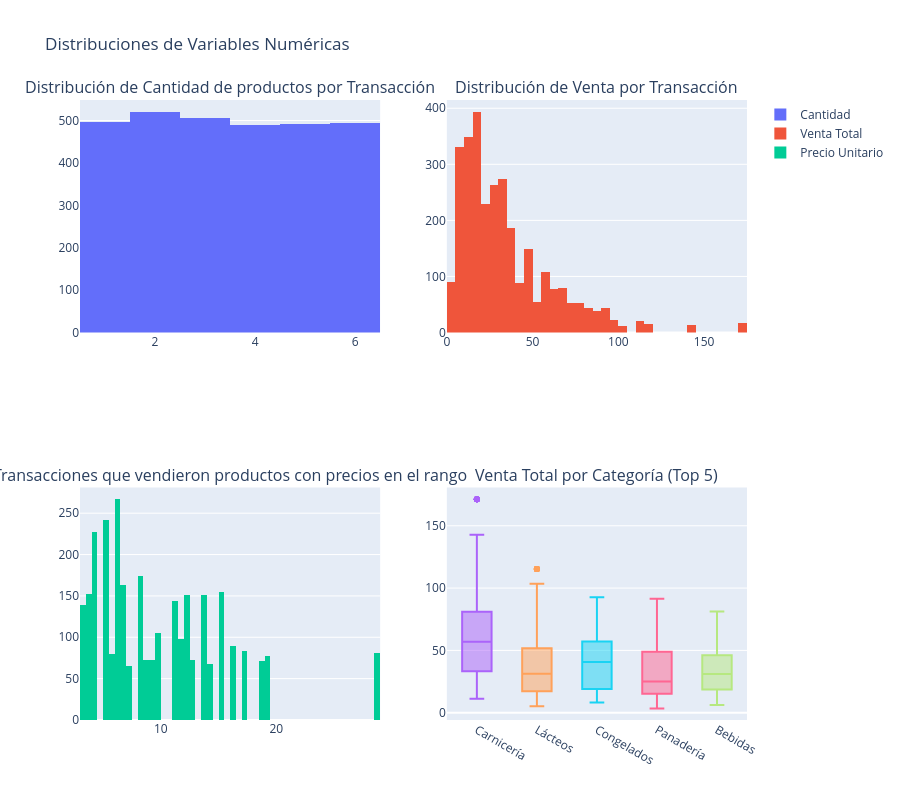

Source (notebook cell):
### Code cell
# DISTRIBUCIÓN DE VARIABLES NUMÉRICAS
# Subplots interactivos
fig = make_subplots(
    rows=2, cols=2,
    subplot_titles=('Distribución de Cantidad de productos por Transacción', 
                    'Distribución de Venta por Transacción',
                    'Distribución de Precios Unitarios',
                    'Venta Total por Categoría (Top 5)'),
    specs=[[{"type": "histogram"}, {"type": "histogram"}],
           [{"type": "histogram"}, {"type": "box"}]]
)

# Cantidad
fig.add_trace(go.Histogram(x=ventas_completo['Cantidad'], nbinsx=6, name='Cantidad'), row=1, col=1)

# Venta Total
fig.add_trace(go.Histogram(x=ventas_completo['Venta_Total'], name='Venta Total'), row=1, col=2)

# Precio Unitario
fig.add_trace(go.Histogram(x=ventas_completo['Precio_Unitario'], name='Precio Unitario'), row=2, col=1)

# Boxplot por categoría (top 5)
top_categorias = resumen_categoria.head(5)['Categoría'].tolist()
ventas_top_cat = ventas_completo[ventas_completo['Categoría'].isin(top_categorias)]

for categoria in top_categorias:
    data_cat = ventas_top_cat[ventas_top_cat['Categoría'] == categoria]['Venta_Total']
    fig.add_trace(go.Box(y=data_cat, name=categoria, showlegend=False), row=2, col=2)

fig.update_layout(height=800, title_text="Distribuciones de Variables Numéricas")
fig.show()

### Figure 1 — Plotly figure (JSON) as saved in the notebook; plotly's stock layout.template omitted (floating-point values rounded to 4 significant figures; data arrays with more than 128 entries replaced by an {"elided": "..."} marker saying what was removed)
{"data": [{"name": "Cantidad", "nbinsx": 6, "type": "histogram", "x": {"elided": "3000 int values"}, "xaxis": "x", "yaxis": "y"}, {"name": "Venta Total", "type": "histogram", "x": {"elided": "3000 float values"}, "xaxis": "x2", "yaxis": "y2"}, {"name": "Precio Unitario", "type": "histogram", "x": {"elided": "3000 float values"}, "xaxis": "x3", "yaxis": "y3"}, {"name": "Carnicería", "showlegend": false, "type": "box", "xaxis": "x4", "y": {"elided": "453 float values"}, "yaxis": "y4"}, {"name": "Lácteos", "showlegend": false, "type": "box", "xaxis": "x4", "y": {"elided": "404 float values"}, "yaxis": "y4"}, {"name": "Congelados", "showlegend": false, "type": "box", "xaxis": "x4", "y": {"elided": "358 float values"}, "yaxis": "y4"}, {"name": "Panadería", "showlegend": false, "type": "box", "xaxis": "x4", "y": {"elided": "369 float values"}, "yaxis": "y4"}, {"name": "Bebidas", "showlegend": false, "type": "box", "xaxis": "x4", "y": {"elided": "339 float values"}, "yaxis": "y4"}], "layout": {"annotations": [{"font": {"size": 16}, "showarrow": false, "text": "Distribución de Cantidad de productos por Transacción", "x": 0.225, "xanchor": "center", "xref": "paper", "y": 1, "yanchor": "bottom", "yref": "paper"}, {"font": {"size": 16}, "showarrow": false, "text": "Distribución de Venta por Transacción", "x": 0.775, "xanchor": "center", "xref": "paper", "y": 1, "yanchor": "bottom", "yref": "paper"}, {"font": {"size": 16}, "showarrow": false, "text": "Transacciones que vendieron productos con precios en el rango", "x": 0.225, "xanchor": "center", "xref": "paper", "y": 0.375, "yanchor": "bottom", "yref": "paper"}, {"font": {"size": 16}, "showarrow": false, "text": "Venta Total por Categoría (Top 5)", "x": 0.775, "xanchor": "center", "xref": "paper", "y": 0.375, "yanchor": "bottom", "yref": "paper"}], "height": 800, "title": {"text": "Distribuciones de Variables Numéricas"}, "xaxis": {"anchor": "y", "domain": [0, 0.45]}, "xaxis2": {"anchor": "y2", "domain": [0.55, 1]}, "xaxis3": {"anchor": "y3", "domain": [0, 0.45]}, "xaxis4": {"anchor": "y4", "domain": [0.55, 1]}, "yaxis": {"anchor": "x", "domain": [0.625, 1]}, "yaxis2": {"anchor": "x2", "domain": [0.625, 1]}, "yaxis3": {"anchor": "x3", "domain": [0, 0.375]}, "yaxis4": {"anchor": "x4", "domain": [0, 0.375]}}}
